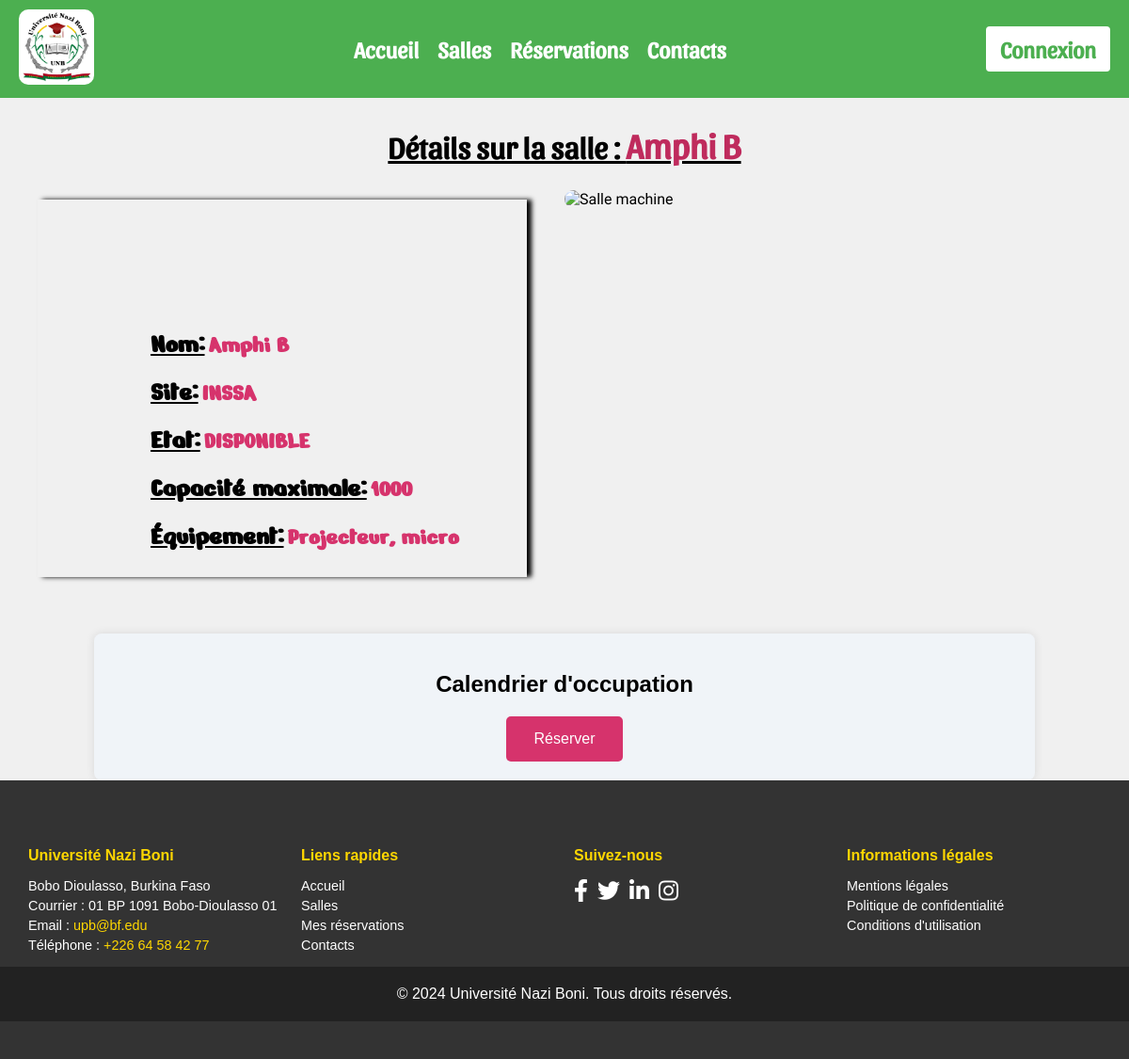
The app's page /details.php?SalleNumero=2 with its own data.
### tables this page shows
CREATE TABLE salle(
    id_salle INT NOT NULL AUTO_INCREMENT PRIMARY KEY,
    nom_salle VARCHAR(40) NOT NULL UNIQUE,
    nombre_places INT NOT NULL,
    salle_disponible ENUM ('DISPONIBLE','INDISPONIBLE') NOT NULL,
    emplacement ENUM('SITE DU 22','INSSA','CENTRE DE CALCUL') NOT NULL
    );

### details.php (the view, shortened to what this page needs)
<?php
    if(isset($_GET['SalleNumero']))
    {
        try{
            $id = $_GET['SalleNumero'];
            require_once 'connexion_base_Donnee.php';
            $preparation = $connexion->prepare('SELECT * FROM salle WHERE id_salle=:id');
            $preparation->bindValue(':id',$id,PDO::PARAM_INT);
            $preparation->execute();
            $resultat = $preparation->fetch(PDO::FETCH_ASSOC);
        }
        catch(Exception $e){
            echo 'Erreur : '. $e->getMessage();
        }
    }
?>
<!DOCTYPE html>
<html lang="en">
<head>
    <link rel="stylesheet" href="style/header.css">
    <link rel="stylesheet" href="style/footer.css">
    <link rel="stylesheet" href="style/details.css">
</head>
<body>
    <?php
    require_once 'header.php';
    ?>
    <div id="div_central">
        <h2>Détails sur la salle :
            <span><?= htmlspecialchars($resultat['nom_salle'])?></span>
        </h2>
        <div id="bloc_detail">
            <div>
                <p><strong>Nom:</strong> <span class="highlight"> <?= htmlspecialchars($resultat['nom_salle'])?></span></p>
                <p><strong>Site:</strong> <span class="highlight"> <?= htmlspecialchars($resultat['emplacement'])?></span></p>
                <p><strong>Etat:</strong> <span class="highlight"> <?= htmlspecialchars($resultat['salle_disponible'])?></span></p>
                <p><strong>Capacité maximale:</strong> <span class="highlight"> <?= htmlspecialchars($resultat['nombre_places'])?></span></p>
                <p><strong>Équipement:</strong> <span class="highlight"> Projecteur, micro</span></p>
            </div>
            <div id="image">
                <img src="img/PhotodesalleMachine.png" alt="Salle machine">
            </div>
        </div>
    </div>
        <div class="calendar-section">
            <h2>Calendrier d'occupation</h2>
            <div class="reserve-button">
                <?php
                if(isset($_GET['SalleNumero'])){
                    echo '<a href="reservation_rapide.php?SalleNumero='. htmlspecialchars($_GET['SalleNumero']) .'"><button>Réserver</button></a>';
                }
                else{
                    echo '<a href="#"><button>📅 Reserver</button></a>';
                }
                ?>
            </div>
        </div>
        <link href='https://cdn.jsdelivr.net/npm/fullcalendar@5.11.3/main.min.css' rel='stylesheet' />
        <?php
        require_once 'footer.php';
        ?>
    </body>
</html>

### style/header.css (style rules this page uses)
body { font-family: roboto; margin: 0; padding: 0; background-color: #f0f0f0; }

### style/details.css (style rules this page uses)
#div_central { min-height: 200px; }
#div_central h2 { text-align: center; font-size: 2rem; text-decoration: underline; font-family: sansita; }
#div_central h2 span { font-size: 2.3rem; color: #bf2b5d; text-decoration: initial; }
#bloc_detail { display: grid; grid-template-columns: 1fr 1fr; }
#bloc_detail div:first-child { background-color: rgb(240, 240, 240); margin: 10px 40px; border: none; box-shadow: 5px 0px 5px; padding: 10px 0px; padding-left: 20%; padding-top: 20%; }
#bloc_detail strong { text-decoration: underline; font-size: 1.8rem; font-family: nerko; }
#image { margin-right: 20px; }
#image img { width: 100%; border-radius: 10px; }
.highlight { color: #d6336c; font-weight: bold; font-size: 1.6rem; font-family: nerko; }
.calendar-section { width: 80%; margin: 0 auto; background-color: #f0f4f8; border-radius: 8px; box-shadow: 0px 0px 10px rgba(0, 0, 0, 0.1); padding: 20px; font-family: Arial, sans-serif; margin-top: 50px; }
.calendar-section h2 { text-align: center; color: black; margin-bottom: 20px; }
.reserve-button { display: flex; justify-content: center; margin-top: 20px; }
.reserve-button button { background-color: #d6336c; color: white; padding: 15px 30px; border: none; border-radius: 5px; cursor: pointer; font-size: 16px; }

### records on screen
salle: nom_salle "Amphi B", emplacement "INSSA", salle_disponible "DISPONIBLE", nombre_places "1000"
